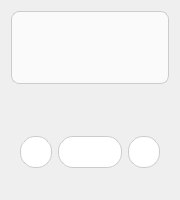
<?xml version="1.0" encoding="UTF-8"?>
<ui version="4.0">
 <class>InstalledItemWidget</class>
 <widget class="QWidget" name="InstalledItemWidget">
  <property name="geometry">
   <rect>
    <x>0</x>
    <y>0</y>
    <width>180</width>
    <height>200</height>
   </rect>
  </property>
  <property name="minimumSize">
   <size>
    <width>180</width>
    <height>200</height>
   </size>
  </property>
  <property name="maximumSize">
   <size>
    <width>180</width>
    <height>200</height>
   </size>
  </property>
  <property name="windowTitle">
   <string>Form</string>
  </property>
  <layout class="QVBoxLayout" name="verticalLayout">
   <item>
    <widget class="QLabel" name="labelIcon">
     <property name="styleSheet">
      <string notr="true">QLabel {
	border: 1px solid #CCCCCC;
	border-radius: 8px;
	padding: 5px;
	background-color: #FAFAFA;
}</string>
     </property>
     <property name="text">
      <string/>
     </property>
     <property name="alignment">
      <set>Qt::AlignmentFlag::AlignCenter</set>
     </property>
    </widget>
   </item>
   <item>
    <widget class="QLabel" name="labelName">
     <property name="minimumSize">
      <size>
       <width>0</width>
       <height>20</height>
      </size>
     </property>
     <property name="maximumSize">
      <size>
       <width>16777215</width>
       <height>20</height>
      </size>
     </property>
     <property name="text">
      <string/>
     </property>
     <property name="alignment">
      <set>Qt::AlignmentFlag::AlignCenter</set>
     </property>
     <property name="wordWrap">
      <bool>false</bool>
     </property>
    </widget>
   </item>
   <item>
    <widget class="QFrame" name="frame">
     <layout class="QHBoxLayout" name="horizontalLayout">
      <item>
       <widget class="QPushButton" name="likedBtn">
        <property name="minimumSize">
         <size>
          <width>32</width>
          <height>32</height>
         </size>
        </property>
        <property name="maximumSize">
         <size>
          <width>32</width>
          <height>32</height>
         </size>
        </property>
        <property name="styleSheet">
         <string notr="true">QPushButton {
    background-color: #FFFFFF;
    border-radius: 15px;
    width: 30px;
    height: 30px;
}

QPushButton {
	border: 1px solid #CCCCCC;
	padding: 4px 8px;
}
QPushButton:hover {
	border-color: #888888;
}</string>
        </property>
        <property name="text">
         <string/>
        </property>
        <property name="icon">
         <iconset resource="Resource.qrc">
          <normaloff>:/assets/Corazon.png</normaloff>:/assets/Corazon.png</iconset>
        </property>
        <property name="iconSize">
         <size>
          <width>20</width>
          <height>20</height>
         </size>
        </property>
       </widget>
      </item>
      <item>
       <widget class="QPushButton" name="infoBtn">
        <property name="styleSheet">
         <string notr="true">QPushButton {
    background-color: #FFFFFF;
    border-radius: 15px;
    width: 30px;
    height: 30px;
}

QPushButton {
	border: 1px solid #CCCCCC;
}
QPushButton:hover {
	border-color: #888888;
}</string>
        </property>
        <property name="text">
         <string/>
        </property>
        <property name="icon">
         <iconset resource="Resource.qrc">
          <normaloff>:/assets/Icon_Info.png</normaloff>:/assets/Icon_Info.png</iconset>
        </property>
        <property name="iconSize">
         <size>
          <width>20</width>
          <height>20</height>
         </size>
        </property>
       </widget>
      </item>
      <item>
       <widget class="QPushButton" name="deleteBtn">
        <property name="minimumSize">
         <size>
          <width>32</width>
          <height>32</height>
         </size>
        </property>
        <property name="maximumSize">
         <size>
          <width>32</width>
          <height>32</height>
         </size>
        </property>
        <property name="styleSheet">
         <string notr="true">QPushButton {
    background-color: #FFFFFF;
    border-radius: 15px;
    width: 30px;
    height: 30px;
}

QPushButton {
	border: 1px solid #CCCCCC;
	padding: 4px 8px;
}
QPushButton:hover {
	border-color: #888888;
}</string>
        </property>
        <property name="text">
         <string/>
        </property>
        <property name="icon">
         <iconset resource="Resource.qrc">
          <normaloff>:/assets/papelera.png</normaloff>:/assets/papelera.png</iconset>
        </property>
        <property name="iconSize">
         <size>
          <width>20</width>
          <height>20</height>
         </size>
        </property>
       </widget>
      </item>
     </layout>
    </widget>
   </item>
  </layout>
 </widget>
 <resources>
  <include location="Resource.qrc"/>
 </resources>
 <connections/>
</ui>
